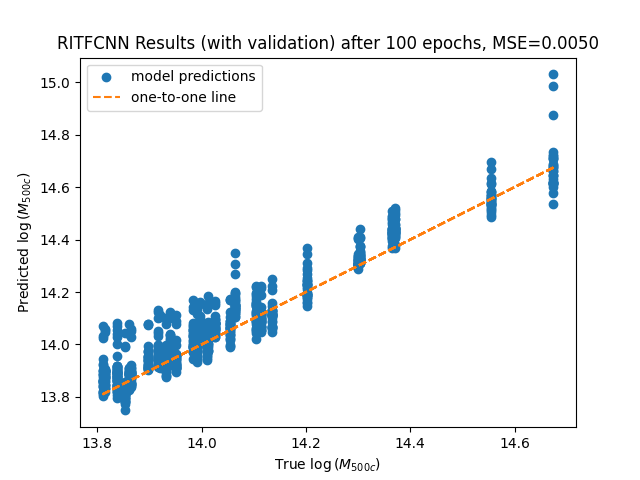

This chart was generated by the following Python code:
import numpy as np
from astropy.io import fits
import matplotlib.pyplot as plt
import keras
from keras.models import Sequential
from keras.layers import Dense, Dropout, Flatten, GlobalAveragePooling2D, BatchNormalization
from keras.layers import Conv2D, MaxPooling2D, AveragePooling2D
from tensorflow.keras.preprocessing.image import ImageDataGenerator
from keras.layers import RandomRotation, RandomFlip, RandomTranslation
from keras import backend as K


# You will need to set this path according to where you've stored the data set on your machine!
filename = "/data/wbc/A3net/hack2/" + 'cluster_TNG_data.fits'
hdul = fits.open(filename)

image_size = hdul[1].data.shape[1]

train_ind = np.argwhere(hdul[2].data['train'] == 1)
train_X = hdul[1].data[train_ind].reshape(-1, image_size, image_size, 1)
train_Y = hdul[2].data['log_M500'][train_ind]

val_ind = np.argwhere(hdul[2].data['validate'] == 1)
val_X = hdul[1].data[val_ind].reshape(-1, image_size, image_size, 1)
val_Y = hdul[2].data['log_M500'][val_ind]

test_ind = np.argwhere(hdul[2].data['test'] == 1)
test_X = hdul[1].data[test_ind].reshape(-1, image_size, image_size, 1)
test_Y = hdul[2].data['log_M500'][test_ind]

norm = np.nanmin(hdul[2].data['log_M500'])
train_Y -= norm
val_Y -= norm
test_Y -= norm

input_shape = (image_size, image_size, 1)

model = Sequential()
model.add(RandomRotation(0.2, fill_mode='nearest', input_shape=input_shape))
model.add(RandomFlip('horizontal_and_vertical'))
model.add(RandomTranslation(width_factor=0.2, height_factor=0.2, fill_mode='nearest'))
model.add(MaxPooling2D(pool_size=(2, 2)))
model.add(Conv2D(16, kernel_size=(3, 3), activation='relu'))
model.add(MaxPooling2D(pool_size=(2, 2)))
model.add(Conv2D(32, kernel_size=(3, 3), activation='relu'))
model.add(MaxPooling2D(pool_size=(2, 2)))
model.add(Conv2D(64, kernel_size=(3, 3), activation='relu'))
model.add(MaxPooling2D(pool_size=(2, 2)))
model.add(GlobalAveragePooling2D())
model.add(Dropout(0.1))
model.add(Dense(200, activation='relu'))
model.add(Dropout(0.1))
model.add(Dense(100, activation='relu'))
model.add(Dense(20, activation='relu'))
model.add(Dense(1, activation='linear'))

model.compile(loss='mean_squared_error', optimizer=keras.optimizers.Adam())#lr=0.0002

Ss = 0
epochs = 100
batch_size = 16 #lower this value if you get a memory error

for i in range(10):
    
    hist = model.fit(train_X, train_Y, batch_size=batch_size, verbose=True,  epochs=epochs)

    prediction = model.predict(test_X, verbose=0, batch_size=batch_size).flatten()
    # Remember when we subtracted off the min in an earlier cell?  In the next line, we're putting it back in!

    truevalue = test_Y + norm
    predvalue = prediction + norm
    truevalue = truevalue.flatten()

    for ts, ps in zip(truevalue, predvalue):
        Ss = Ss + (ts - ps)**2
    MSE = Ss / len(truevalue)
    print(MSE)

    plt.scatter(test_Y + norm, prediction + norm, c='C0')
    x = np.linspace(np.min(test_Y+norm), np.max(test_Y+norm), 100)
    plt.plot(x,x,ls='--', c='C1')
    plt.xlabel('True '+r'$\log\left(M_{500c}\right)$')
    plt.ylabel('Predicted '+r'$\log\left(M_{500c}\right)$')

MSE = Ss / len(truevalue) / 10

plt.title('RITFCNN Results (with validation) after {:.0f} epochs, MSE={:.4f}'.format(epochs, MSE))

plt.scatter([], [], c='C0', label='model predictions')
plt.plot([], [], label='one-to-one line', c='C1', ls='--')
plt.legend()
plt.savefig('/data/wbc/A3net/hack2/tests/ya/ultra1.png')
plt.clf()

plt.plot(hist.history['loss'])
plt.plot(hist.history['val_loss'])
plt.xlabel('epoch')
plt.ylabel('loss')
plt.legend()
plt.savefig('/data/wbc/A3net/hack2/tests/ya/ultra1_loss.png')
